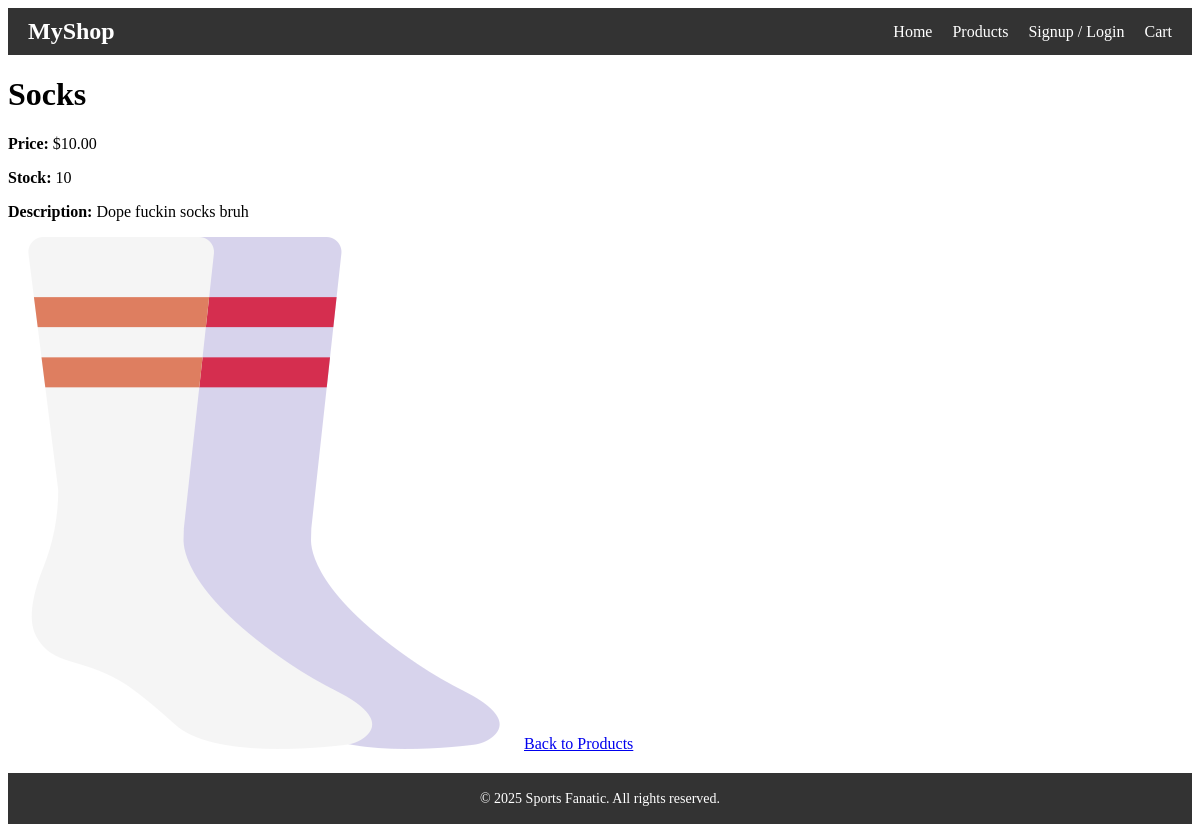
The app's page /product/1/, older data.
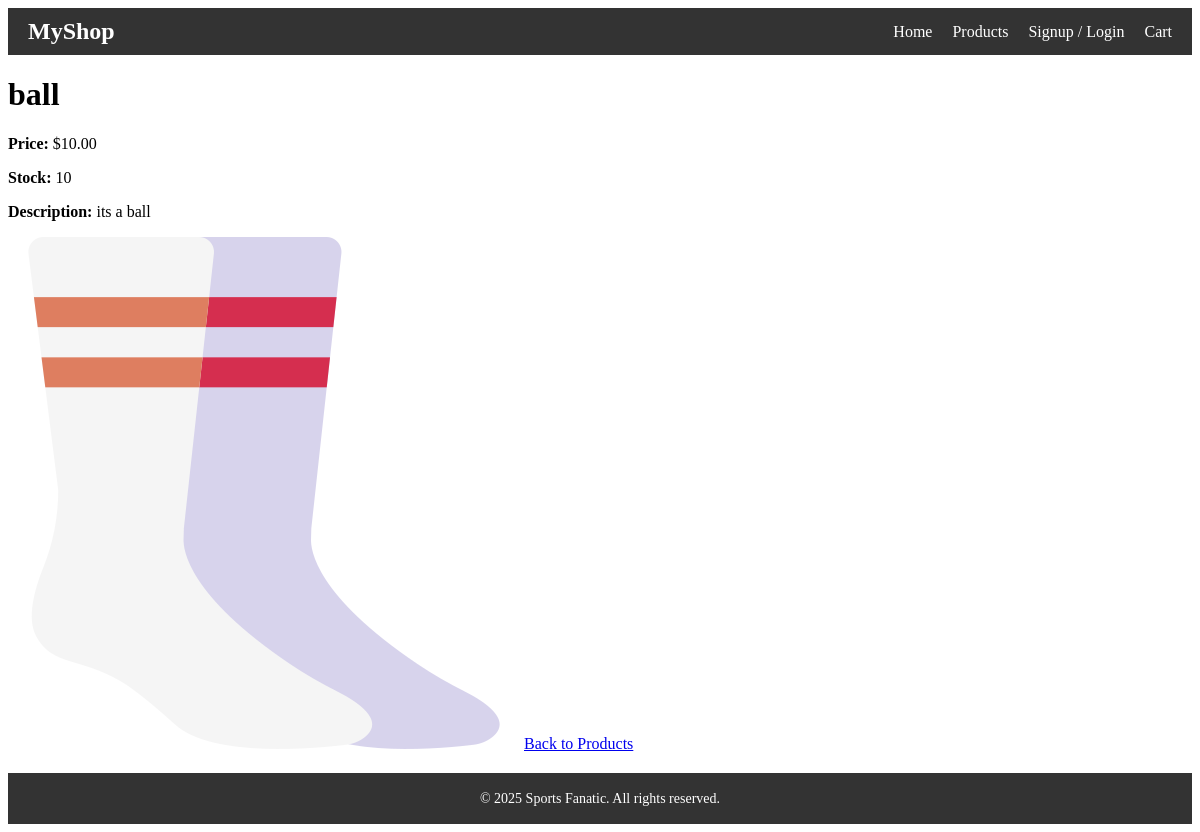
The same page, newer data.
### store/models.py (models this page shows, shortened)
class Product(models.Model):
    name = models.CharField(max_length=255)
    price = models.DecimalField(max_digits=10, decimal_places=2)
    stock = models.PositiveIntegerField(default=10)
    category = models.CharField(max_length=100, blank=True, null=True)
    image = models.ImageField(upload_to='products/', blank=True, null=True)
    description = models.TextField(blank=True)

### store/views.py (the view)
# urls.py: path('product/<int:product_id>/', views.product_detail, name='product_detail'),
def product_detail(request, product_id):
    product = get_object_or_404(Product, id=product_id)
    return render(request, 'store/product_detail.html', {'product': product})

### store/templates/store/product_detail.html (shortened to what this page needs)
{% extends 'store/base.html' %}
{% load static %}
{% block styles %}
    <link rel="stylesheet" href="{% static 'store/product_detail.css' %}">
{% endblock %}
{% block content %}
    <h1>{{ product.name }}</h1>
    <p><strong>Price:</strong> ${{ product.price }}</p>
    <p><strong>Stock:</strong> {{ product.stock }}</p>
    <p><strong>Description:</strong> {{ product.description }}</p>
    {% if product.image %}
        <img src="{{ product.image.url}}" alt="{{ product.name}}">
    {% endif %}
    <a href="{% url 'product_list' %}">Back to Products</a>
    {% endblock %}

Row changes from the older to the newer data that the page shows:
changed Product: name "Socks" → "ball"; description "Dope fuckin socks bruh" → "its a ball"
